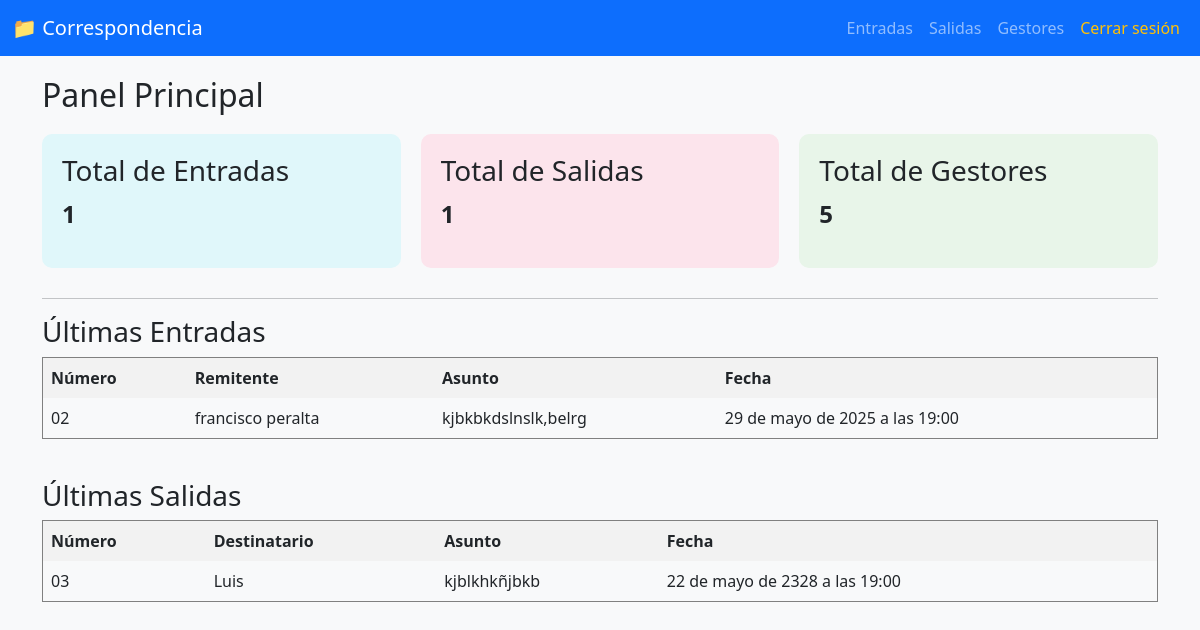
Before: / (signed in) with the older database file.
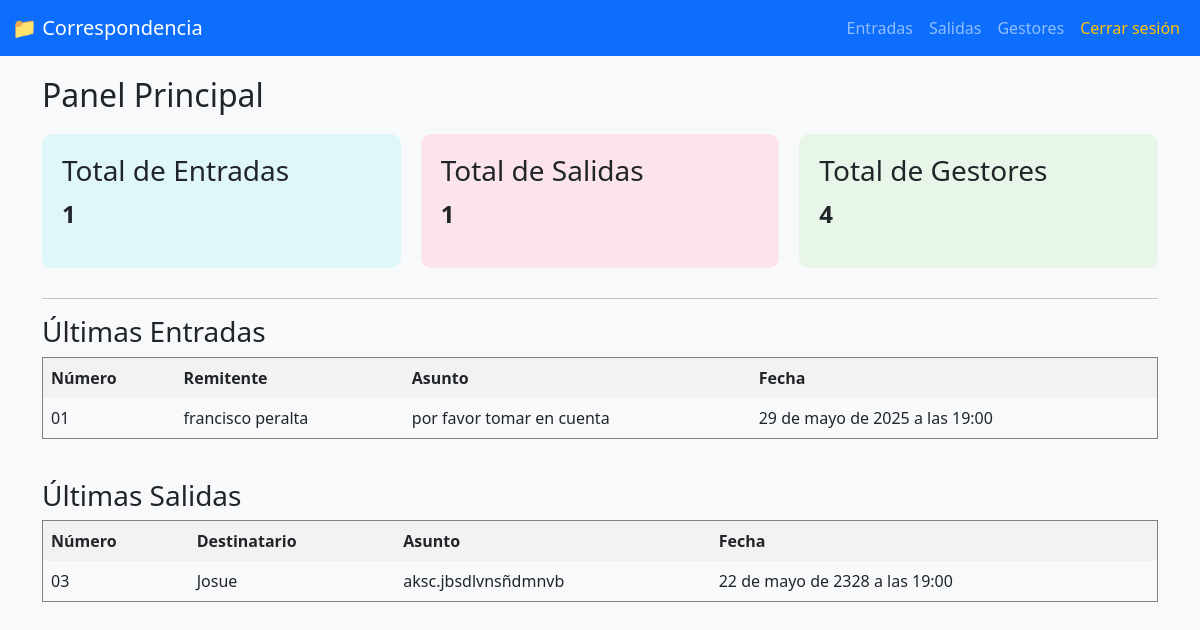
After: the same page with the newer database file.
### correspondencia_app/models.py (models this page shows, shortened)
class EntradaCorrespondencia(models.Model):
    numero_documento = models.CharField(max_length=20, unique=True, editable=False)
    fecha_recepcion = models.DateTimeField(auto_now_add=True)
    remitente = models.CharField(max_length=100)
    destinatario = models.CharField(max_length=100)
    asunto = models.TextField()
    departamento_destino = models.CharField(max_length=100)
    estado = models.CharField(max_length=50)
    archivo_adjunto = models.FileField(upload_to='archivos_entrada/', blank=True, null=True)
    observaciones = models.TextField(blank=True)

class SalidaCorrespondencia(models.Model):
    numero_documento = models.CharField(max_length=20, unique=True, editable=False)
    fecha_envio = models.DateTimeField(auto_now_add=True)
    remitente = models.CharField(max_length=100)
    destinatario = models.CharField(max_length=100)
    asunto = models.TextField()
    departamento_origen = models.CharField(max_length=100)
    estado = models.CharField(max_length=50)
    archivo_adjunto = models.FileField(upload_to='archivos_salida/', blank=True, null=True)
    observaciones = models.TextField(blank=True)

### correspondencia_app/views.py (the view)
# urls.py: path('', views.dashboard, name='dashboard'),
@login_required
def dashboard(request):
    total_entradas = EntradaCorrespondencia.objects.count()
    total_salidas = SalidaCorrespondencia.objects.count()
    total_gestores = Gestor.objects.count()
    ultimas_entradas = EntradaCorrespondencia.objects.order_by('-fecha_recepcion')[:5]
    ultimas_salidas = SalidaCorrespondencia.objects.order_by('-fecha_envio')[:5]
    context = {
        'total_entradas': total_entradas,
        'total_salidas': total_salidas,
        'total_gestores': total_gestores,
        'ultimas_entradas': ultimas_entradas,
        'ultimas_salidas': ultimas_salidas,
    }
    return render(request, 'correspondencia_app/dashboard.html', context)

### templates/correspondencia_app/dashboard.html
{% extends 'correspondencia_app/base.html' %}
{% block content %}
<h2 style="margin-bottom: 20px;">Panel Principal</h2>
<div style="display: flex; flex-wrap: wrap; gap: 20px; margin-bottom: 30px;">
  <div style="flex: 1; min-width: 250px; background: #e0f7fa; padding: 20px; border-radius: 10px;">
    <h3>Total de Entradas</h3>
    <p style="font-size: 24px; font-weight: bold;">{{ total_entradas }}</p>
  </div>
  <div style="flex: 1; min-width: 250px; background: #fce4ec; padding: 20px; border-radius: 10px;">
    <h3>Total de Salidas</h3>
    <p style="font-size: 24px; font-weight: bold;">{{ total_salidas }}</p>
  </div>
  <div style="flex: 1; min-width: 250px; background: #e8f5e9; padding: 20px; border-radius: 10px;">
    <h3>Total de Gestores</h3>
    <p style="font-size: 24px; font-weight: bold;">{{ total_gestores }}</p>
  </div>
</div>
<hr>
<h3>Últimas Entradas</h3>
<table border="1" cellpadding="8" cellspacing="0" style="width: 100%; margin-bottom: 40px;">
  <thead>
    <tr style="background-color: #f2f2f2;">
      <th>Número</th>
      <th>Remitente</th>
      <th>Asunto</th>
      <th>Fecha</th>
    </tr>
  </thead>
  <tbody>
    {% for entrada in ultimas_entradas %}
    <tr>
      <td>{{ entrada.numero_documento }}</td>
      <td>{{ entrada.remitente }}</td>
      <td>{{ entrada.asunto }}</td>
      <td>{{ entrada.fecha_recepcion }}</td>
    </tr>
    {% empty %}
    <tr><td colspan="4">No hay entradas recientes.</td></tr>
    {% endfor %}
  </tbody>
</table>
<h3>Últimas Salidas</h3>
<table border="1" cellpadding="8" cellspacing="0" style="width: 100%;">
  <thead>
    <tr style="background-color: #f2f2f2;">
      <th>Número</th>
      <th>Destinatario</th>
      <th>Asunto</th>
      <th>Fecha</th>
    </tr>
  </thead>
  <tbody>
    {% for salida in ultimas_salidas %}
    <tr>
      <td>{{ salida.numero_documento }}</td>
      <td>{{ salida.destinatario }}</td>
      <td>{{ salida.asunto }}</td>
      <td>{{ salida.fecha_envio }}</td>
    </tr>
    {% empty %}
    <tr><td colspan="4">No hay salidas recientes.</td></tr>
    {% endfor %}
  </tbody>
</table>
{% endblock %}

Changed rows visible on the page:
removed EntradaCorrespondencia: numero_documento "02", remitente "francisco peralta", asunto "kjbkbkdslnslk,belrg", fecha_recepcion "29 de mayo de 2025 a las 19:00"
removed SalidaCorrespondencia: numero_documento "03", destinatario "Luis", asunto "kjblkhkñjbkb", fecha_envio "22 de mayo de 2328 a las 19:00"
added EntradaCorrespondencia: numero_documento "01", remitente "francisco peralta", asunto "por favor tomar en cuenta", fecha_recepcion "29 de mayo de 2025 a las 19:00"
added SalidaCorrespondencia: numero_documento "03", destinatario "Josue", asunto "aksc.jbsdlvnsñdmnvb", fecha_envio "22 de mayo de 2328 a las 19:00"
Other visible differences:
{{ total_gestores }}: "5" → "4"
